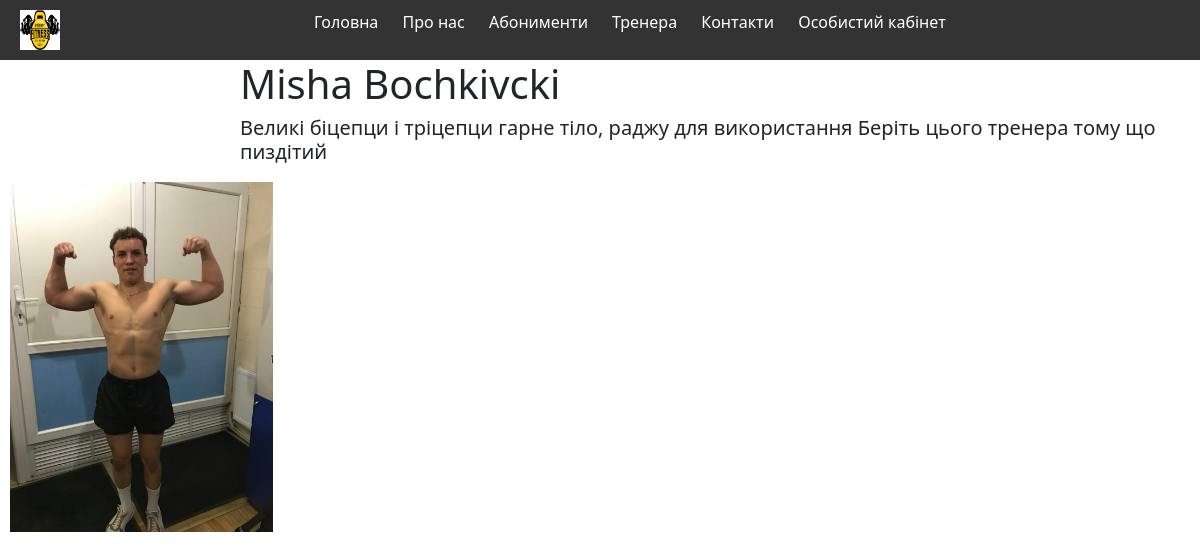
/coach/Misha/, run on the app's committed database.
### store/models.py (models this page shows, shortened)
class Coach(models.Model):
    user = models.OneToOneField(User, on_delete=models.CASCADE)
    descriptions = models.TextField()
    image = models.ImageField(upload_to=None)
    price_per_training = models.CharField(max_length=10)
    slug = models.SlugField(unique=True, max_length=50)
    class Meta:
        verbose_name = 'Тренер'
        verbose_name_plural = 'Тренери'

class User(AbstractUser):
    email = models.EmailField(_("email address"), unique=True)
    USERNAME_FIELD = 'email'
    REQUIRED_FIELDS = ['username']

### store/views.py (the view)
# urls.py: path('coach/<slug:coach_slug>/', CoachDetail.as_view(), name='coach_detail'),
class CoachDetail(DetailView):
    model = Coach
    template_name = 'coach/coach_detail.html'
    slug_field = 'slug'
    slug_url_kwarg = 'coach_slug'
    context_object_name = 'coach'

### templates/coach/coach_detail.html
{% extends 'base.html' %}
{% block content %}
    <div class="coach-detail-container">
        <h1 class="name-surname-coach">{{ coach.user.first_name }} {{ coach.user.last_name }}</h1>
        <h5>{{ coach.descriptions }}</h5>
    </div>
    <div class="coach-image-container">
        <a href="#">
            <img src="{{ coach.image.url }}" alt="coach" class="coach-image">
        </a>
    </div>
{% endblock %}

### store/static/store/css/style_coach.css (style rules this page uses)
.coach-detail-container { align-content: center; }
.coach-image { height: 350px; weight: 250px }
.coach-image-container { float: left; margin: 10px; }
.coach-image-container { float: left; width: 50%; }
.coach-detail-container { margin-left: 20%; }

### data on the page
Coach: user.first_name "Misha", user.last_name "Bochkivcki", descriptions "Великі біцепци і тріцепци гарне тіло, раджу для використання Беріть цього тренера тому що пиздітий", image (picture)
